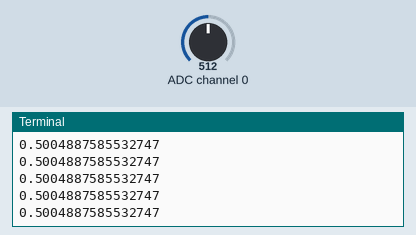
A program run on a simulated Raspberry Pi (BCM pin numbers). Shown: the last lines printed to the terminal. The inputs (shaded band) are chosen by the test bench; at power-on: ADC channel 0 = 512 (analog values on the 0–1023 scale).

Above: at 1.2 s.
1.3 s: ADC channel 0 set to 716
At 1.31 s:
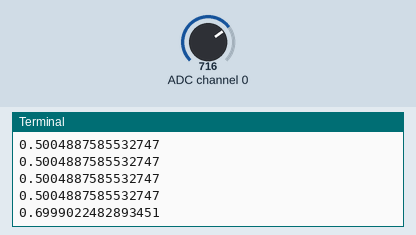
2.8 s: ADC channel 0 set to 900
At 2.82 s:
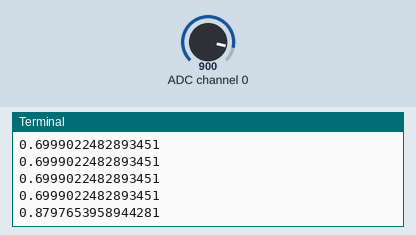
Timing chart, 0 to 5.8 s (numbered marks = the images above; inputs shaded):
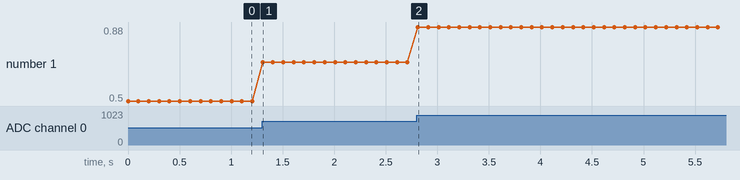

Measured:
- after the input at 1.3 s, the terminal: prints a new line at once (image 1)
- after the input at 2.8 s, the terminal: prints a new line at once (image 2)
- plotted number 1: 0.5 → 0.7 after the input at 1.3 s, 0.7 → 0.88 after the input at 2.8 s

The program:

03_ADC_raw_value_to_value.py
```python
from gpiozero import MCP3008
from time import sleep

pot = MCP3008(channel=0,
              clock_pin=11,
              mosi_pin=10,
              miso_pin=9,
              select_pin=8)

while True:
    value = pot.raw_value / 1023
    print(value)
    sleep(0.1)
```
